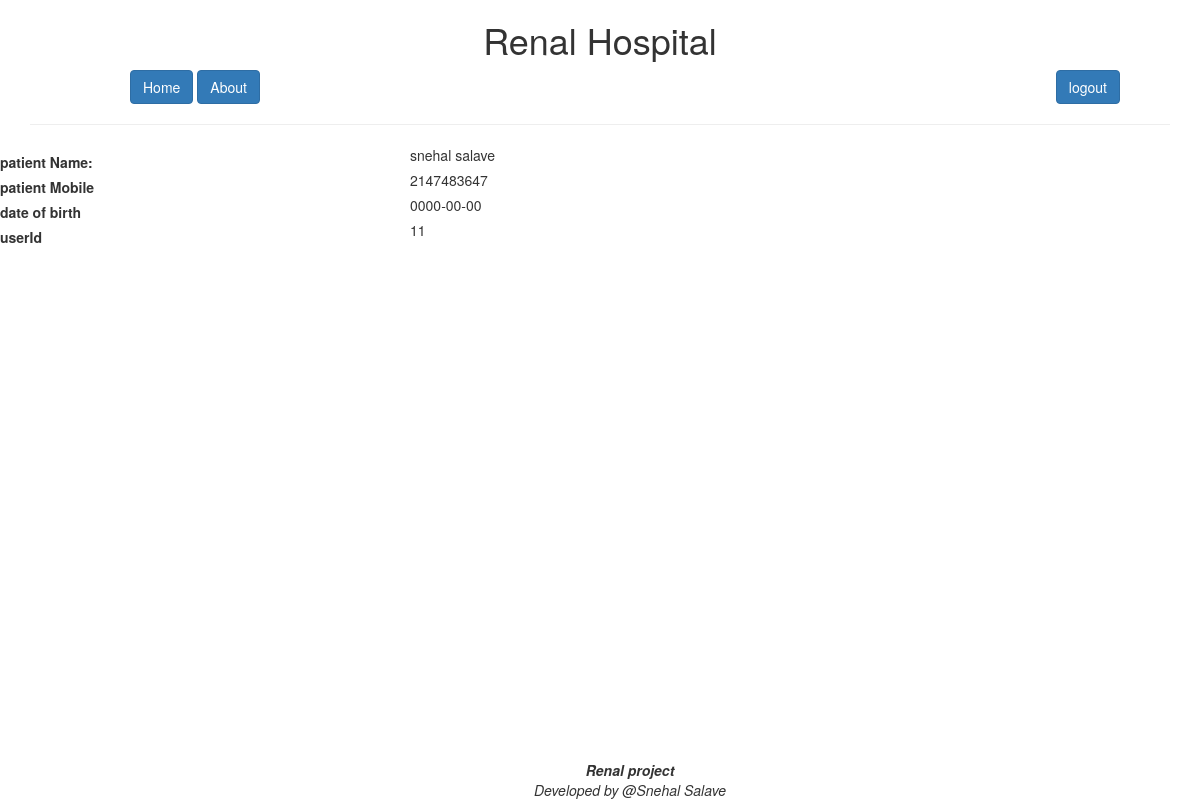
The page /patients/patient_view.php?id=11 (signed in) on the database its author committed.
### tables this page shows
CREATE TABLE `patient` (
  `id` int(11) NOT NULL,
  `patientName` varchar(100) NOT NULL,
  `patientMobile` int(15) NOT NULL,
  `dob` date NOT NULL,
  `userId` int(11) NOT NULL,
  `status` enum('Active','Inactive','','') NOT NULL DEFAULT 'Active',
  `isDeleted` tinyint(4) NOT NULL
);

### patients/patient_view.php (the view)
<?php
include("../index.php");
if(isset($_REQUEST['id']) && !empty($_REQUEST['id']))
{
    $id=$_REQUEST['id'];
    include("../connect.php");
    $sql="select * from patient where id=$id";
    $res=mysqli_query($con,$sql);
    $row=mysqli_fetch_assoc($res);
} ?>
<div class="row">
    <div class="col-lg-4" align="left">
        <label style="position:relative; top:7px;">patient Name:</label>
    </div>
    <div class="col-lg-8" align="left">
        <?php echo $row['patientName']; ?>
    </div>
</div>
<div class="row">
    <div class="col-lg-4" align="left">
        <label style="position:relative; top:7px;">patient Mobile</label>
    </div>
    <div class="col-lg-8" align="left">
        <?php echo $row['patientMobile']; ?>
    </div>
</div>
<div class="row">
    <div class="col-lg-4" align="left">
        <label style="position:relative; top:7px;">date of birth</label>
    </div>
    <div class="col-lg-8" align="left">
        <?php echo $row['dob']; ?>
    </div>
</div>
<div class="row">
    <div class="col-lg-4" align="left">
        <label style="position:relative; top:7px;">userId</label>
    </div>
    <div class="col-lg-8" align="left">
        <?php echo $row['userId']; ?>
    </div>
</div>

### rows shown on the page
patient: patientName "snehal salave", patientMobile "2147483647", dob "0000-00-00", userId "11"
